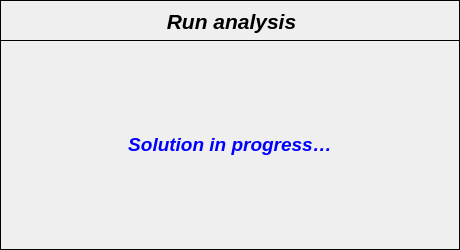
<?xml version="1.0" encoding="UTF-8"?>
<ui version="4.0">
 <class>Dialog</class>
 <widget class="QDialog" name="Dialog">
  <property name="windowModality">
   <enum>Qt::NonModal</enum>
  </property>
  <property name="geometry">
   <rect>
    <x>0</x>
    <y>0</y>
    <width>460</width>
    <height>250</height>
   </rect>
  </property>
  <property name="sizePolicy">
   <sizepolicy hsizetype="Fixed" vsizetype="Fixed">
    <horstretch>0</horstretch>
    <verstretch>0</verstretch>
   </sizepolicy>
  </property>
  <property name="minimumSize">
   <size>
    <width>460</width>
    <height>250</height>
   </size>
  </property>
  <property name="maximumSize">
   <size>
    <width>460</width>
    <height>250</height>
   </size>
  </property>
  <property name="contextMenuPolicy">
   <enum>Qt::DefaultContextMenu</enum>
  </property>
  <property name="windowTitle">
   <string>Run analysis</string>
  </property>
  <property name="windowIcon">
   <iconset>
    <normaloff>../../../../../../Downloads/load - Copia.png</normaloff>../../../../../../Downloads/load - Copia.png</iconset>
  </property>
  <property name="whatsThis">
   <string/>
  </property>
  <property name="sizeGripEnabled">
   <bool>false</bool>
  </property>
  <property name="modal">
   <bool>false</bool>
  </property>
  <widget class="QWidget" name="widget" native="true">
   <property name="geometry">
    <rect>
     <x>0</x>
     <y>0</y>
     <width>465</width>
     <height>253</height>
    </rect>
   </property>
   <property name="font">
    <font>
     <kerning>true</kerning>
    </font>
   </property>
   <widget class="QFrame" name="frame">
    <property name="geometry">
     <rect>
      <x>0</x>
      <y>0</y>
      <width>460</width>
      <height>41</height>
     </rect>
    </property>
    <property name="minimumSize">
     <size>
      <width>460</width>
      <height>0</height>
     </size>
    </property>
    <property name="maximumSize">
     <size>
      <width>460</width>
      <height>16777215</height>
     </size>
    </property>
    <property name="frameShape">
     <enum>QFrame::Box</enum>
    </property>
    <property name="frameShadow">
     <enum>QFrame::Plain</enum>
    </property>
    <property name="lineWidth">
     <number>1</number>
    </property>
    <widget class="QLabel" name="label">
     <property name="geometry">
      <rect>
       <x>86</x>
       <y>8</y>
       <width>291</width>
       <height>27</height>
      </rect>
     </property>
     <property name="font">
      <font>
       <family>Arial</family>
       <pointsize>16</pointsize>
       <weight>75</weight>
       <italic>true</italic>
       <bold>true</bold>
      </font>
     </property>
     <property name="text">
      <string>Run analysis</string>
     </property>
     <property name="textFormat">
      <enum>Qt::AutoText</enum>
     </property>
     <property name="alignment">
      <set>Qt::AlignCenter</set>
     </property>
    </widget>
   </widget>
   <widget class="QFrame" name="frame_2">
    <property name="geometry">
     <rect>
      <x>0</x>
      <y>40</y>
      <width>460</width>
      <height>210</height>
     </rect>
    </property>
    <property name="minimumSize">
     <size>
      <width>460</width>
      <height>140</height>
     </size>
    </property>
    <property name="maximumSize">
     <size>
      <width>140</width>
      <height>16777215</height>
     </size>
    </property>
    <property name="frameShape">
     <enum>QFrame::Box</enum>
    </property>
    <property name="frameShadow">
     <enum>QFrame::Plain</enum>
    </property>
    <widget class="QLabel" name="label_title">
     <property name="geometry">
      <rect>
       <x>6</x>
       <y>4</y>
       <width>448</width>
       <height>202</height>
      </rect>
     </property>
     <property name="font">
      <font>
       <family>Arial</family>
       <pointsize>14</pointsize>
       <weight>50</weight>
       <italic>true</italic>
       <bold>false</bold>
      </font>
     </property>
     <property name="text">
      <string>&lt;html&gt;&lt;head/&gt;&lt;body&gt;&lt;p align=&quot;center&quot;&gt;&lt;span style=&quot; font-weight:600; color:#0000ff;&quot;&gt;Solution in progress…&lt;/span&gt;&lt;/p&gt;&lt;/body&gt;&lt;/html&gt;</string>
     </property>
     <property name="alignment">
      <set>Qt::AlignCenter</set>
     </property>
    </widget>
   </widget>
  </widget>
 </widget>
 <resources/>
 <connections/>
</ui>
